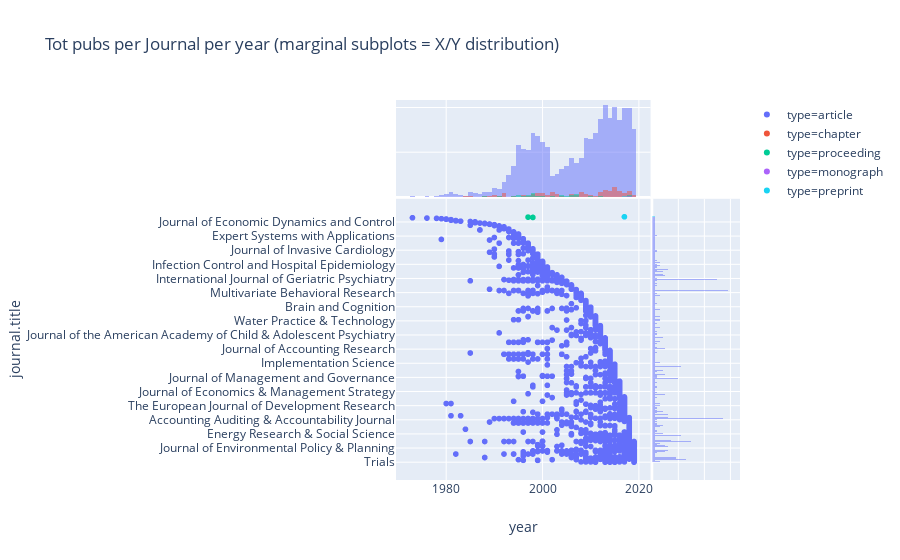

The notebook cell saved with this chart:
### Markdown cell above
## More details: distributions of pubs per Journals, Years and Type

### Code cell
px.scatter(df, x="year", y="journal.title", color="type", marginal_x="histogram", marginal_y="histogram", height=900, title="Tot pubs per Journal per year (marginal subplots = X/Y distribution)")

### Figure 1 — Plotly figure (JSON) as saved in the notebook; plotly's stock layout.template omitted (floating-point values rounded to 4 significant figures; data arrays with more than 128 entries replaced by an {"elided": "..."} marker saying what was removed)
{"data": [{"hoverlabel": {"namelength": 0}, "hovertemplate": "type=article<br>year=%{x}<br>journal.title=%{y}", "legendgroup": "type=article", "marker": {"color": "#636efa", "symbol": "circle"}, "mode": "markers", "name": "type=article", "showlegend": true, "type": "scattergl", "uid": "778d183a-7f0f-44f5-8783-ef6cee20dd83", "x": {"elided": "1740 int values"}, "xaxis": "x", "y": {"elided": "1740 str values"}, "yaxis": "y"}, {"alignmentgroup": "True", "bingroup": "x", "hoverlabel": {"namelength": 0}, "hovertemplate": "type=article<br>year=%{x}<br>count=%{y}", "legendgroup": "type=article", "marker": {"color": "#636efa"}, "name": "type=article", "offsetgroup": "type=article", "opacity": 0.5, "showlegend": false, "type": "histogram", "uid": "0cf266ca-2b1b-457c-8b66-5802e950a276", "x": {"elided": "1740 int values"}, "xaxis": "x", "yaxis": "y2"}, {"alignmentgroup": "True", "bingroup": "y", "hoverlabel": {"namelength": 0}, "hovertemplate": "type=article<br>journal.title=%{y}<br>count=%{x}", "legendgroup": "type=article", "marker": {"color": "#636efa"}, "name": "type=article", "offsetgroup": "type=article", "opacity": 0.5, "showlegend": false, "type": "histogram", "uid": "9de08feb-8893-4d52-906c-135c8a35a4c4", "xaxis": "x2", "y": {"elided": "1740 str values"}, "yaxis": "y"}, {"hoverlabel": {"namelength": 0}, "hovertemplate": "type=chapter<br>year=%{x}<br>journal.title=%{y}", "legendgroup": "type=chapter", "marker": {"color": "#EF553B", "symbol": "circle"}, "mode": "markers", "name": "type=chapter", "showlegend": true, "type": "scattergl", "uid": "ccf32f5f-4ccf-40d5-b828-94da20b0e2be", "x": [2019, 2019, 2018, 2018, 2018, 2018, 2018, 2018, 2018, 2017, 2017, 2017, 2017, 2016, 2016, 2016, 2016, 2016, 2016, 2016, 2015, 2015, 2015, 2015, 2015, 2015, 2015, 2015, 2015, 2015, 2015, 2014, 2014, 2014, 2014, 2014, 2014, 2014, 2013, 2013, 2013, 2013, 2013, 2013, 2013, 2013, 2012, 2012, 2012, 2012, 2012, 2012, 2011, 2010, 2010, 2009, 2009, 2009, 2008, 2008, 2008, 2008, 2008, 2007, 2007, 2006, 2006, 2006, 2004, 2003, 2003, 2003, 2002, 2002, 2002, 2002, 2002, 2001, 2001, 2000, 2000, 2000, 2000, 1999, 1999, 1999, 1999, 1998, 1998, 1998, 1997, 1996, 1996, 1994, 1992, 1992, 1992, 1992, 1991, 1990, 1990, 1989, 1988, 1985, 1984], "xaxis": "x", "y": [null, null, null, null, null, null, null, null, null, null, null, null, null, null, null, null, null, null, null, null, null, null, null, null, null, null, null, null, null, null, null, null, null, null, null, null, null, null, null, null, null, null, null, null, null, null, null, null, null, null, null, null, null, null, null, null, null, null, null, null, null, null, null, null, null, null, null, null, null, null, null, null, null, null, null, null, null, null, null, null, null, null, null, null, null, null, null, null, null, null, null, null, null, null, null, null, null, null, null, null, null, null, null, null, null], "yaxis": "y"}, {"alignmentgroup": "True", "bingroup": "x", "hoverlabel": {"namelength": 0}, "hovertemplate": "type=chapter<br>year=%{x}<br>count=%{y}", "legendgroup": "type=chapter", "marker": {"color": "#EF553B"}, "name": "type=chapter", "offsetgroup": "type=chapter", "opacity": 0.5, "showlegend": false, "type": "histogram", "uid": "415190b0-bee6-4d76-8f9d-880cc83b5acb", "x": [2019, 2019, 2018, 2018, 2018, 2018, 2018, 2018, 2018, 2017, 2017, 2017, 2017, 2016, 2016, 2016, 2016, 2016, 2016, 2016, 2015, 2015, 2015, 2015, 2015, 2015, 2015, 2015, 2015, 2015, 2015, 2014, 2014, 2014, 2014, 2014, 2014, 2014, 2013, 2013, 2013, 2013, 2013, 2013, 2013, 2013, 2012, 2012, 2012, 2012, 2012, 2012, 2011, 2010, 2010, 2009, 2009, 2009, 2008, 2008, 2008, 2008, 2008, 2007, 2007, 2006, 2006, 2006, 2004, 2003, 2003, 2003, 2002, 2002, 2002, 2002, 2002, 2001, 2001, 2000, 2000, 2000, 2000, 1999, 1999, 1999, 1999, 1998, 1998, 1998, 1997, 1996, 1996, 1994, 1992, 1992, 1992, 1992, 1991, 1990, 1990, 1989, 1988, 1985, 1984], "xaxis": "x", "yaxis": "y2"}, {"alignmentgroup": "True", "bingroup": "y", "hoverlabel": {"namelength": 0}, "hovertemplate": "type=chapter<br>journal.title=%{y}<br>count=%{x}", "legendgroup": "type=chapter", "marker": {"color": "#EF553B"}, "name": "type=chapter", "offsetgroup": "type=chapter", "opacity": 0.5, "showlegend": false, "type": "histogram", "uid": "7b9fb6a9-e2a5-4942-bcda-eeab8af160f3", "xaxis": "x2", "y": [null, null, null, null, null, null, null, null, null, null, null, null, null, null, null, null, null, null, null, null, null, null, null, null, null, null, null, null, null, null, null, null, null, null, null, null, null, null, null, null, null, null, null, null, null, null, null, null, null, null, null, null, null, null, null, null, null, null, null, null, null, null, null, null, null, null, null, null, null, null, null, null, null, null, null, null, null, null, null, null, null, null, null, null, null, null, null, null, null, null, null, null, null, null, null, null, null, null, null, null, null, null, null, null, null], "yaxis": "y"}, {"hoverlabel": {"namelength": 0}, "hovertemplate": "type=proceeding<br>year=%{x}<br>journal.title=%{y}", "legendgroup": "type=proceeding", "marker": {"color": "#00cc96", "symbol": "circle"}, "mode": "markers", "name": "type=proceeding", "showlegend": true, "type": "scattergl", "uid": "be115ee9-31e9-49c9-981e-7eb999069908", "x": [2018, 2018, 2012, 2010, 2007, 2007, 2007, 2006, 2006, 2005, 2004, 2004, 2002, 2000, 1999, 1998, 1998, 1998, 1998, 1997, 1997, 1996, 1995, 1995, 1994, 1991, 1988], "xaxis": "x", "y": [null, null, null, null, null, null, null, null, null, null, null, null, null, null, null, "2015 IEEE 39th Annual Computer Software and Applications Conference", null, null, null, null, "2010 Annual International Conference of the IEEE Engineering in Medicine and Biology", null, null, null, null, null, null], "yaxis": "y"}, {"alignmentgroup": "True", "bingroup": "x", "hoverlabel": {"namelength": 0}, "hovertemplate": "type=proceeding<br>year=%{x}<br>count=%{y}", "legendgroup": "type=proceeding", "marker": {"color": "#00cc96"}, "name": "type=proceeding", "offsetgroup": "type=proceeding", "opacity": 0.5, "showlegend": false, "type": "histogram", "uid": "962067a4-57e0-4104-b856-a0a4a06b30fc", "x": [2018, 2018, 2012, 2010, 2007, 2007, 2007, 2006, 2006, 2005, 2004, 2004, 2002, 2000, 1999, 1998, 1998, 1998, 1998, 1997, 1997, 1996, 1995, 1995, 1994, 1991, 1988], "xaxis": "x", "yaxis": "y2"}, {"alignmentgroup": "True", "bingroup": "y", "hoverlabel": {"namelength": 0}, "hovertemplate": "type=proceeding<br>journal.title=%{y}<br>count=%{x}", "legendgroup": "type=proceeding", "marker": {"color": "#00cc96"}, "name": "type=proceeding", "offsetgroup": "type=proceeding", "opacity": 0.5, "showlegend": false, "type": "histogram", "uid": "835074a8-751d-4ed9-b656-d61b60fc3772", "xaxis": "x2", "y": [null, null, null, null, null, null, null, null, null, null, null, null, null, null, null, "2015 IEEE 39th Annual Computer Software and Applications Conference", null, null, null, null, "2010 Annual International Conference of the IEEE Engineering in Medicine and Biology", null, null, null, null, null, null], "yaxis": "y"}, {"hoverlabel": {"namelength": 0}, "hovertemplate": "type=monograph<br>year=%{x}<br>journal.title=%{y}", "legendgroup": "type=monograph", "marker": {"color": "#ab63fa", "symbol": "circle"}, "mode": "markers", "name": "type=monograph", "showlegend": true, "type": "scattergl", "uid": "e085d9ef-dbb4-4ba0-97fd-ca436876563e", "x": [2018], "xaxis": "x", "y": [null], "yaxis": "y"}, {"alignmentgroup": "True", "bingroup": "x", "hoverlabel": {"namelength": 0}, "hovertemplate": "type=monograph<br>year=%{x}<br>count=%{y}", "legendgroup": "type=monograph", "marker": {"color": "#ab63fa"}, "name": "type=monograph", "offsetgroup": "type=monograph", "opacity": 0.5, "showlegend": false, "type": "histogram", "uid": "3d0cc870-de33-4653-b834-0854d839ecea", "x": [2018], "xaxis": "x", "yaxis": "y2"}, {"alignmentgroup": "True", "bingroup": "y", "hoverlabel": {"namelength": 0}, "hovertemplate": "type=monograph<br>journal.title=%{y}<br>count=%{x}", "legendgroup": "type=monograph", "marker": {"color": "#ab63fa"}, "name": "type=monograph", "offsetgroup": "type=monograph", "opacity": 0.5, "showlegend": false, "type": "histogram", "uid": "5b4d8c29-d485-452d-9d02-086fd33efc7e", "xaxis": "x2", "y": [null], "yaxis": "y"}, {"hoverlabel": {"namelength": 0}, "hovertemplate": "type=preprint<br>year=%{x}<br>journal.title=%{y}", "legendgroup": "type=preprint", "marker": {"color": "#19d3f3", "symbol": "circle"}, "mode": "markers", "name": "type=preprint", "showlegend": true, "type": "scattergl", "uid": "734dd550-a004-4a51-b016-f79fb5c7b5cf", "x": [2017], "xaxis": "x", "y": ["bioRxiv"], "yaxis": "y"}, {"alignmentgroup": "True", "bingroup": "x", "hoverlabel": {"namelength": 0}, "hovertemplate": "type=preprint<br>year=%{x}<br>count=%{y}", "legendgroup": "type=preprint", "marker": {"color": "#19d3f3"}, "name": "type=preprint", "offsetgroup": "type=preprint", "opacity": 0.5, "showlegend": false, "type": "histogram", "uid": "4f74123c-2a72-443f-b22a-faa980017326", "x": [2017], "xaxis": "x", "yaxis": "y2"}, {"alignmentgroup": "True", "bingroup": "y", "hoverlabel": {"namelength": 0}, "hovertemplate": "type=preprint<br>journal.title=%{y}<br>count=%{x}", "legendgroup": "type=preprint", "marker": {"color": "#19d3f3"}, "name": "type=preprint", "offsetgroup": "type=preprint", "opacity": 0.5, "showlegend": false, "type": "histogram", "uid": "9723b26b-c723-4f3a-a04e-d73126c0e48e", "xaxis": "x2", "y": ["bioRxiv"], "yaxis": "y"}], "layout": {"autosize": true, "barmode": "overlay", "legend": {"tracegroupgap": 0}, "title": {"text": "Tot pubs per Journal per year (marginal subplots = X/Y distribution)"}, "xaxis": {"autorange": true, "domain": [0, 0.74], "range": [1970.0, 2022.0], "showgrid": true, "title": {"text": "year"}, "type": "linear"}, "xaxis2": {"autorange": true, "domain": [0.745, 1], "range": [0, 33.68], "showticklabels": false}, "yaxis": {"autorange": true, "domain": [0, 0.74], "range": [-62.35, 844.4], "showgrid": true, "title": {"text": "journal.title"}, "type": "category"}, "yaxis2": {"autorange": true, "domain": [0.745, 1], "range": [0, 108.4], "showticklabels": false}}}
